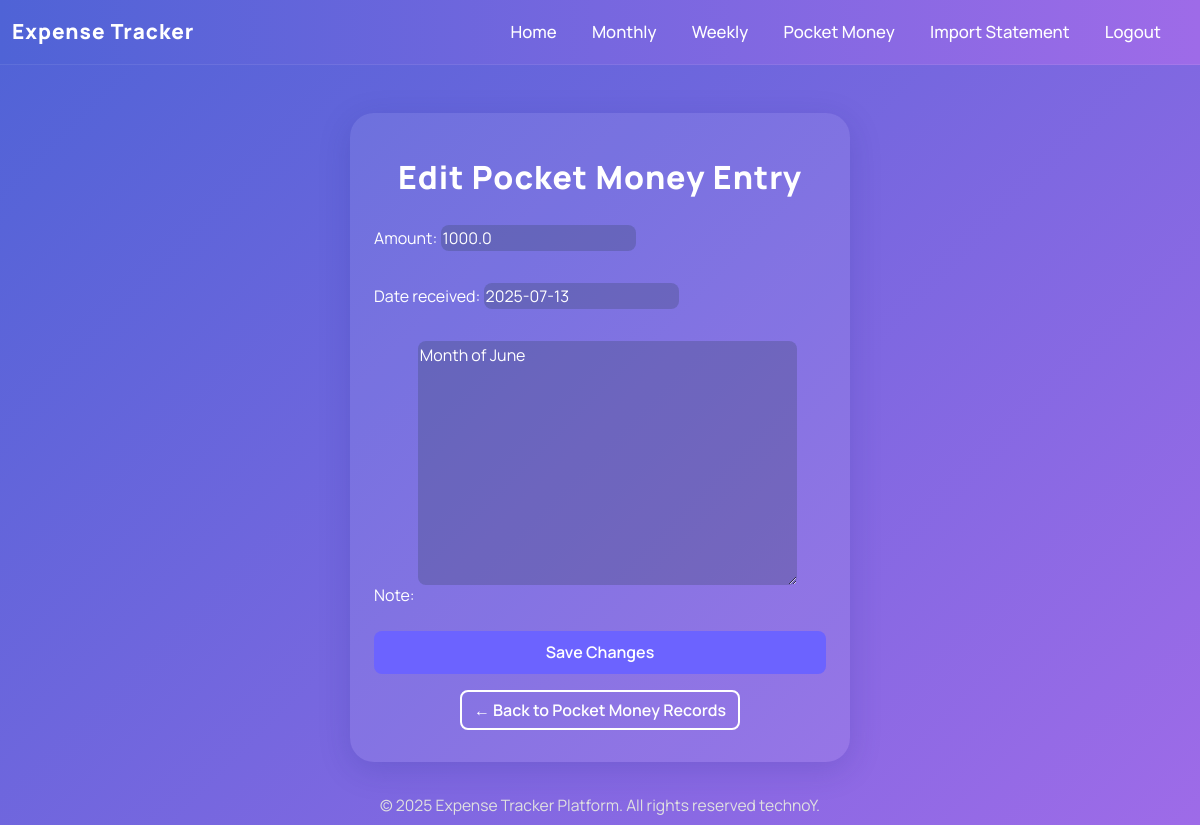
The page /pocket-money/edit/2/ (signed in) on the database its author committed.
### expenses/models.py (models this page shows, shortened)
class PocketMoney(models.Model):
    user = models.ForeignKey(User, on_delete=models.CASCADE, related_name='pocketmoney', null=True, blank=True)
    amount = models.FloatField()
    date_received = models.DateField()
    note = models.TextField(blank=True)

### expenses/views.py (the view)
# urls.py: path('pocket-money/edit/<int:id>/', views.edit_pocket_money, name='edit_pocket_money'),
def edit_pocket_money(request, id):
    pocket_money = get_object_or_404(PocketMoney, id=id, user=request.user)
    if request.method == 'POST':
        form = PocketMoneyForm(request.POST, instance=pocket_money)
        if form.is_valid():
            form.save()
            return redirect('view_pocket_money')
    else:
        form = PocketMoneyForm(instance=pocket_money)
    return render(request, 'expenses/edit_pocket_money.html', {'form': form})

### expenses/forms.py
class PocketMoneyForm(forms.ModelForm):
    class Meta:
        model = PocketMoney
        fields = ['amount', 'date_received', 'note']

### expenses/templates/expenses/edit_pocket_money.html (shortened to what this page needs)
<!DOCTYPE html>
<html>
<head>
<link href="https://cdn.jsdelivr.net/npm/bootstrap@5.3.3/dist/css/bootstrap.min.css" rel="stylesheet">
</head>
<body>
<nav class="navbar navbar-expand-lg navbar-custom">
  <div class="container-fluid">
    <a class="navbar-brand" href="{% url 'expense_list' %}">Expense Tracker</a>
    <div class="collapse navbar-collapse" id="mainNavbar">
      <ul class="navbar-nav ms-auto mb-2 mb-lg-0">
        <li class="nav-item"><a class="nav-link" href="{% url 'expense_list' %}">Home</a></li>
        <li class="nav-item"><a class="nav-link" href="{% url 'monthly_expenses' %}">Monthly</a></li>
        <li class="nav-item"><a class="nav-link" href="{% url 'weekly_expenses' %}">Weekly</a></li>
        <li class="nav-item"><a class="nav-link" href="{% url 'view_pocket_money' %}">Pocket Money</a></li>
        <li class="nav-item"><a class="nav-link" href="{% url 'import_statement' %}">Import Statement</a></li>
        <li class="nav-item"><a class="nav-link" href="{% url 'logout' %}">Logout</a></li>
      </ul>
    </div>
  </div>
</nav>
<div class="main-card">
  <div class="main-title">Edit Pocket Money Entry</div>
<form method="post">
    {{ form.as_p }}
    <button type="submit" class="btn btn-primary minimal-btn w-100 mt-2">Save Changes</button>
</form>
  <div class="text-center mt-3">
    <a href="{% url 'view_pocket_money' %}" class="btn btn-outline-light">&larr; Back to Pocket Money Records</a>
  </div>
</div>
<div class="text-center mt-4 mb-2" style="color: #e0e0e0; font-size: 0.98rem;">
  © 2025 Expense Tracker Platform. All rights reserved technoY.
</div>
</body>
</html>

### expenses/templates/expenses/edit_pocket_money.html (style rules this page uses)
body { background: linear-gradient(135deg, #4f63d6 0%, #9e6be8 100%); min-height: 100vh; font-family: 'Manrope', sans-serif; color: #fff; }
.main-card { background: rgba(255,255,255,0.08); border-radius: 24px; box-shadow: 0 8px 32px 0 rgba(31, 38, 135, 0.18); padding: 2.5rem 1.5rem 2rem 1.5rem; max-width: 500px; margin: 3rem auto 2rem auto; }
.main-title { font-size: 2rem; font-weight: 800; letter-spacing: 1px; color: #fff; margin-bottom: 1.5rem; text-align: center; }
.btn-primary, .minimal-btn { background: #6c63ff; color: #fff; border: none; border-radius: 8px; font-weight: 600; box-shadow: none; transition: background 0.2s; padding: 0.6rem 1.5rem; }
.btn-outline-light { border: 2px solid #fff; font-weight: 600; border-radius: 8px; color: #fff; background: transparent; transition: background 0.2s, color 0.2s; }
.navbar-custom { background: linear-gradient(90deg, #4f63d6 0%, #9e6be8 100%); padding: 0.7rem 0; margin-bottom: 0; border-bottom: 1px solid rgba(255,255,255,0.08); }
.navbar-brand { font-weight: 800; font-size: 1.3rem; color: #fff !important; letter-spacing: 1px; }
.nav-link { color: #fff !important; font-weight: 500; margin-right: 1.2rem; font-size: 1.05rem; transition: color 0.15s; }
form input, form select, form textarea { background: rgba(44,62,80,0.25) !important; color: #fff !important; border: none !important; border-radius: 8px !important; margin-bottom: 1rem; font-size: 1rem; }

### rows shown on the page
PocketMoney: amount "1000.0", date_received "2025-07-13", note "Month of June"
